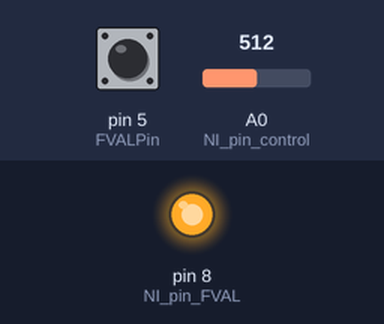
The sketch below on a simulated Arduino Uno, built with avr-gcc and run on an emulated ATmega328P. Parts: output pins drawn as LEDs (lit = HIGH). The test bench sets the inputs (shaded band); at power-on: pin 5 (FVALPin) HIGH, A0 (NI_pin_control) = 512. Pins used as bus, display or sensor lines are not drawn.

Above: at 1.2 s.
1.3 s: pin 5 (FVALPin) pulled LOW for 0.15 s
At 1.37 s:
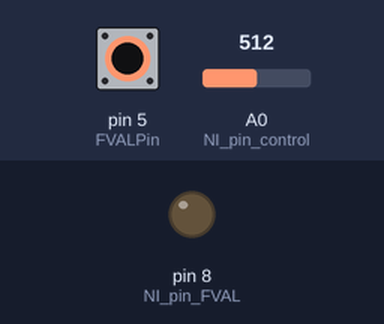
2.9 s: pin 5 (FVALPin) pulled LOW for 3.2 s
At 6.4 s:
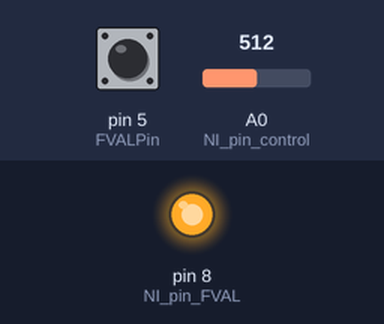
Timing chart, 0 to 7.9 s (numbered marks = the images above; inputs shaded):
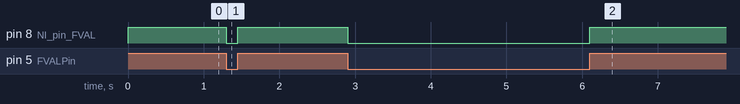

The sketch:

arduino_code_v02.ino
```cpp
int trigPin = 3;
int NI_pin_control = A0;
int FVALPin = 5;
int NI_pin_FVAL = 8;

void setup() {
    Serial.begin(9600);

    pinMode(trigPin, OUTPUT);
    digitalWrite(trigPin, LOW);

    pinMode(NI_pin_control, INPUT);

    // Use INPUT_PULLUP just in case the camera uses an open-drain output
    pinMode(FVALPin, INPUT_PULLUP);

    pinMode(NI_pin_FVAL, OUTPUT);
    digitalWrite(NI_pin_FVAL, LOW);
}

void loop() {
    // Read the DAQ Control Pulse
    bool daq_pulse_active = analogRead(NI_pin_control) > 102;

    // Instantly mirror the DAQ pulse to the Camera
    if (daq_pulse_active) {
        digitalWrite(trigPin, HIGH);
    } else {
        digitalWrite(trigPin, LOW);
    }

    // Send FVAL back to the DAQ
    if (digitalRead(FVALPin) == HIGH) {
        digitalWrite(NI_pin_FVAL, HIGH);
    } else {
        digitalWrite(NI_pin_FVAL, LOW);
    }
}
```

Measured:
- after the input at 1.3 s, pin 8 (NI_pin_FVAL): HIGH → LOW at once, → HIGH 0.15 s later
- after the input at 2.9 s, pin 8 (NI_pin_FVAL): HIGH → LOW at once, → HIGH 3.2 s later
